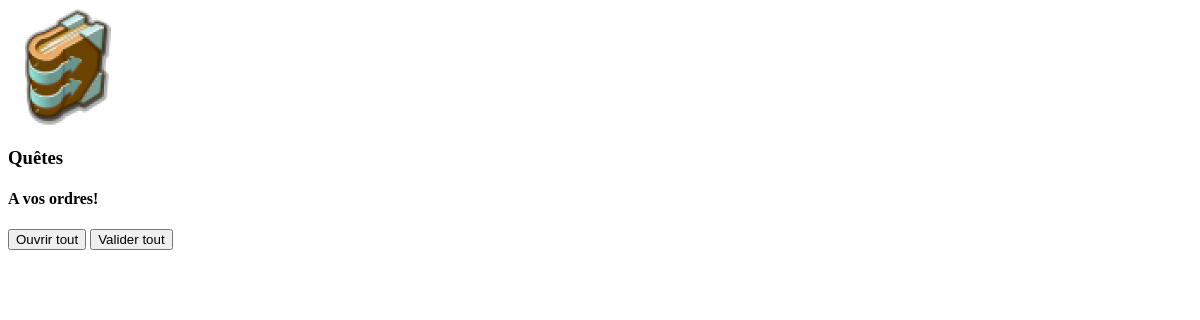
The app's page /app/guide/26/quests/1/, older data.
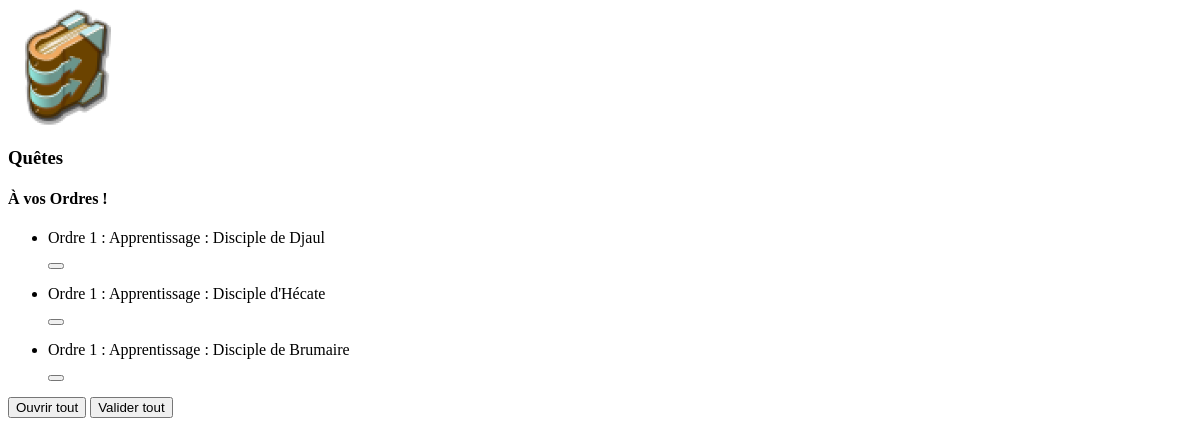
The same page, newer data.
### app/models.py (models this page shows, shortened)
class Achievement(models.Model):
    title = models.CharField(max_length=255, verbose_name="titre")
    url = models.URLField(max_length=255, null=True, blank=True)
    completion_points = models.IntegerField(verbose_name="Point de succès")
    objectives = models.TextField(max_length=255, null=True, blank=True, verbose_name="Objectifs")
    expect_alignment = models.BooleanField(default=False, verbose_name="Demande : Alignement")
    expect_capture = models.BooleanField(default=False, verbose_name="Demande : Capture")
    expect_job = models.BooleanField(default=False, verbose_name="Demande : Métier")
    expect_resource = models.BooleanField(default=False, verbose_name="Demande : Ressource")
    expect_item = models.BooleanField(default=False, verbose_name="Demande : Item")
    expect_fight = models.BooleanField(default=False, verbose_name="Demande : Combat")
    expect_dungeon = models.BooleanField(default=False, verbose_name="Demande : Donjon")
    expect_other = models.BooleanField(default=False, verbose_name="Demande : Autre")
    created_at = models.DateTimeField(
        auto_now_add=True, verbose_name="Date de création"
    )
    updated_at = models.DateTimeField(auto_now=True, verbose_name="Date de mise à jour")
    created_in_version = models.FloatField(
        default=GAME_VERSION, verbose_name="Créer en version"
    )
    updated_for_version = models.FloatField(
        default=GAME_VERSION,
        blank=True,
        null=True,
        verbose_name="Mis à jour lors de la version",
    )
    quests = models.ManyToManyField(
        "Quest", through="AchievementQuest", related_name="achievements"
    )
    class Meta:
        ordering = ["title"]
        verbose_name = "Succès"
        verbose_name_plural = "Succès"

class Quest(models.Model):
    title = models.CharField(
        max_length=100, verbose_name="Titre", help_text="Le titre unique de la quête"
    )
    url = models.URLField(max_length=255, help_text="URL de la page DPLN de la quête")
    position = models.PositiveIntegerField(blank=True, null=True, help_text="Position de la quête par rapport aux autres du succès")
    alignment = models.ForeignKey(
        Alignment,
        on_delete=models.CASCADE,
        related_name="quests",
        default=DEFAULT_ALIGNMENT_ID,
        verbose_name="Alignement",
        help_text="L'alignement requis pour cette quête",
    )
    dungeon = models.ManyToManyField(
        "Dungeon", through="DungeonQuest", related_name="quests"
    )
    created_at = models.DateTimeField(
        auto_now_add=True, verbose_name="Date de création"
    )
    updated_at = models.DateTimeField(auto_now=True, verbose_name="Date de mise à jour")
    created_in_version = models.FloatField(
        default=GAME_VERSION, verbose_name="Créer en version"
    )
    updated_for_version = models.FloatField(
        default=GAME_VERSION,
        blank=True,
        null=True,
        verbose_name="Mis à jour lors de la version",
    )
    completed = models.BooleanField(
        default=False,
        verbose_name="Complété ?",
        help_text="La quête a-t-elle été complétée ?",
    )
    class Meta:
        ordering = ["position"]
        verbose_name = "Quête"
        verbose_name_plural = "Quêtes"

### app/views.py (the view)
def guide_quests_partial(request, guide_id, achievement_id=None):
    guide = get_object_or_404(
        Guide.objects.prefetch_related("achievement__quests"), id=guide_id
    )
    achievement = get_object_or_404(guide.achievement, id=achievement_id)
    GuideAchievement.objects.filter(guide=guide).update(is_last_seen=False)
    guide_achievement = GuideAchievement.objects.get(
        guide=guide, achievement=achievement
    )
    guide_achievement.is_last_seen = True
    guide_achievement.save()
    user = User.objects.first()
    alignment_ids = [user.alignment_id] + ALIGNED_FILTER_IDS
    admin_ids = ADMIN_FILTER_IDS
    quests = get_filtered_quests(achievement, ADMIN, alignment_ids, admin_ids)
    context = {
        "guide": guide,
        "achievement": achievement,
        "quests": quests,
        "selected_achievement": achievement,
    }
    return render(request, "sections/quests.html", context)

### app/models.py (called while the page is built)
    def clean(self):
        if self.is_last_seen:
            if GuideAchievement.objects.filter(
                guide=self.guide, is_last_seen=True
            ).exclude(id=self.id).exists():
                raise ValidationError(
                    "Un seul achievement peut être marqué comme vu en dernier par guide."
                )

    def save(self, *args, **kwargs):
        self.clean()
        super().save(*args, **kwargs)

### app/utils.py (called while the page is built)
def get_filtered_quests(achievement, is_admin, alignment_ids, admin_ids):
    if not is_admin: # Voir les quêtes si aligné à Bonta ou Brâkmar + les quêtes "aligner" communes
        return achievement.quests.filter(alignment_id__in=alignment_ids) if achievement else Quest.objects.none()
    else: # Tout voir : ADMIN
        return achievement.quests.filter(alignment_id__in=admin_ids) if achievement else Quest.objects.none()

### app/templates/sections/quests.html (shortened to what this page needs)
{% load static %}
<div class="title">
  <div class="imgBackground">
    <img src="{% static 'medias/icons/quest.png' %}" alt="" />
  </div>
  <h3>Quêtes</h3>
</div>
<div class="content">
  {% include 'sections/_quests_achievement_title.html' %}
  {% if quests %}
    {% include 'sections/_frame_quests.html' %}
  {% endif %}
</div>
<div class="interactable">
  <button id="openAll">
    Ouvrir tout
  </button>
  <button id="validateAll">
    Valider tout
  </button>
</div>

### app/templates/sections/_quests_achievement_title.html
<turbo-frame id="quest_frame_achievement_title">
  <h4>
    {% if selected_achievement %}
      {{ selected_achievement.title }}
    {% else %}
      {{ achievement.title }}
    {% endif %}
  </h4>
</turbo-frame>

### app/templates/sections/_quest_item.html (shortened to what this page needs)
<turbo-frame id="quest_frame_{{ quest.id }}">
  <li
    class="js-quest{% if quest.completed %} isCompleted{% endif %}"
    data-achievement-id="{% if selected_achievement %}{{ selected_achievement.id }}{% else %}{{ achievement.id }}{% endif %}">
    <p>{{ quest.title }}</p>
    <form method="post" action="{% url 'app:toggle_quest_completion' quest.id %}">
      <button
        aria-label="Valider la quête {{ quest.title }}"
        id="quest_{{ quest.id }}"
        type="submit"
        class="qButton {% if quest.completed %} uncheck {% else %} check {% endif %}">
      </button>
    </form>
  </li>
</turbo-frame>

Row changes from the older to the newer data that the page shows:
changed Achievement: title "A vos ordres!" → "À vos Ordres !"
now on this page (row unchanged): Quest: title "Ordre 1 : Apprentissage : Disciple de Djaul"
now on this page (row unchanged): Quest: title "Ordre 1 : Apprentissage : Disciple d'Hécate"
now on this page (row unchanged): Quest: title "Ordre 1 : Apprentissage : Disciple de Brumaire"
